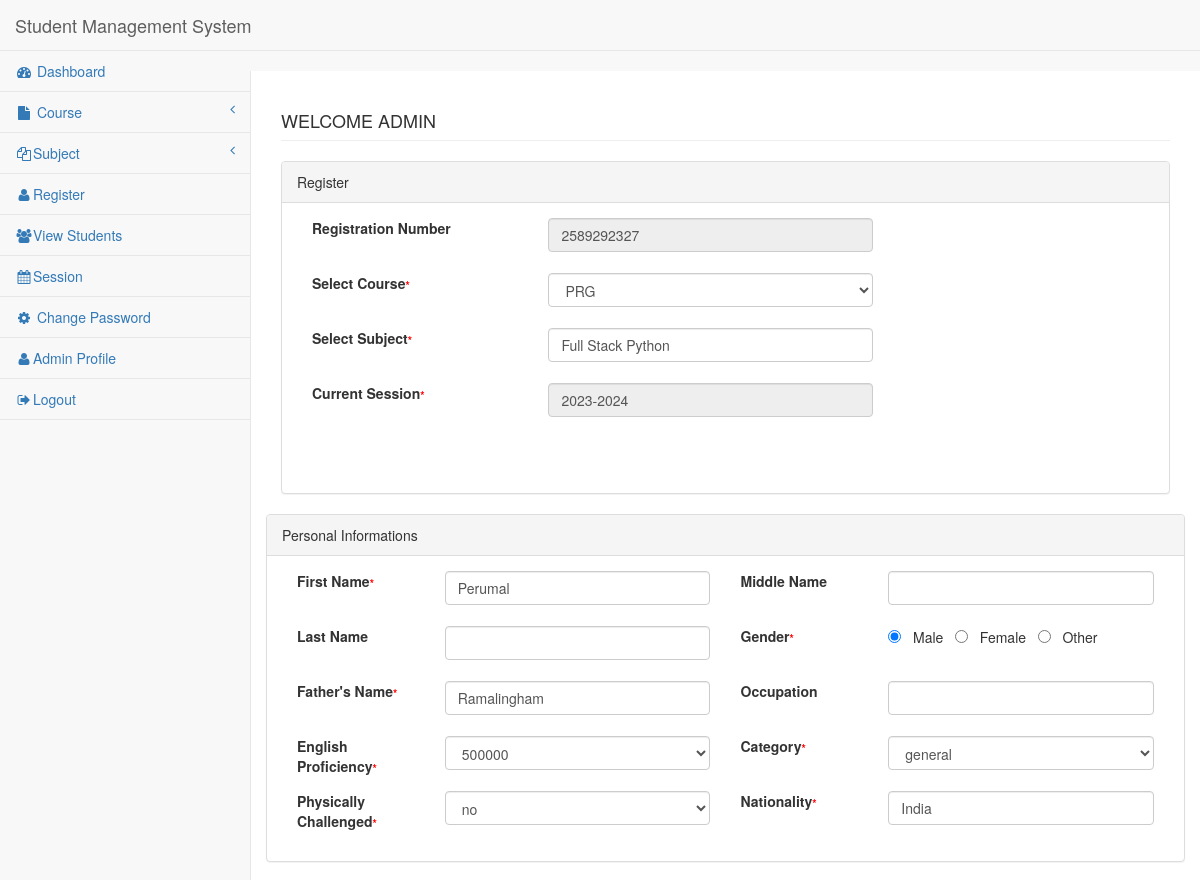
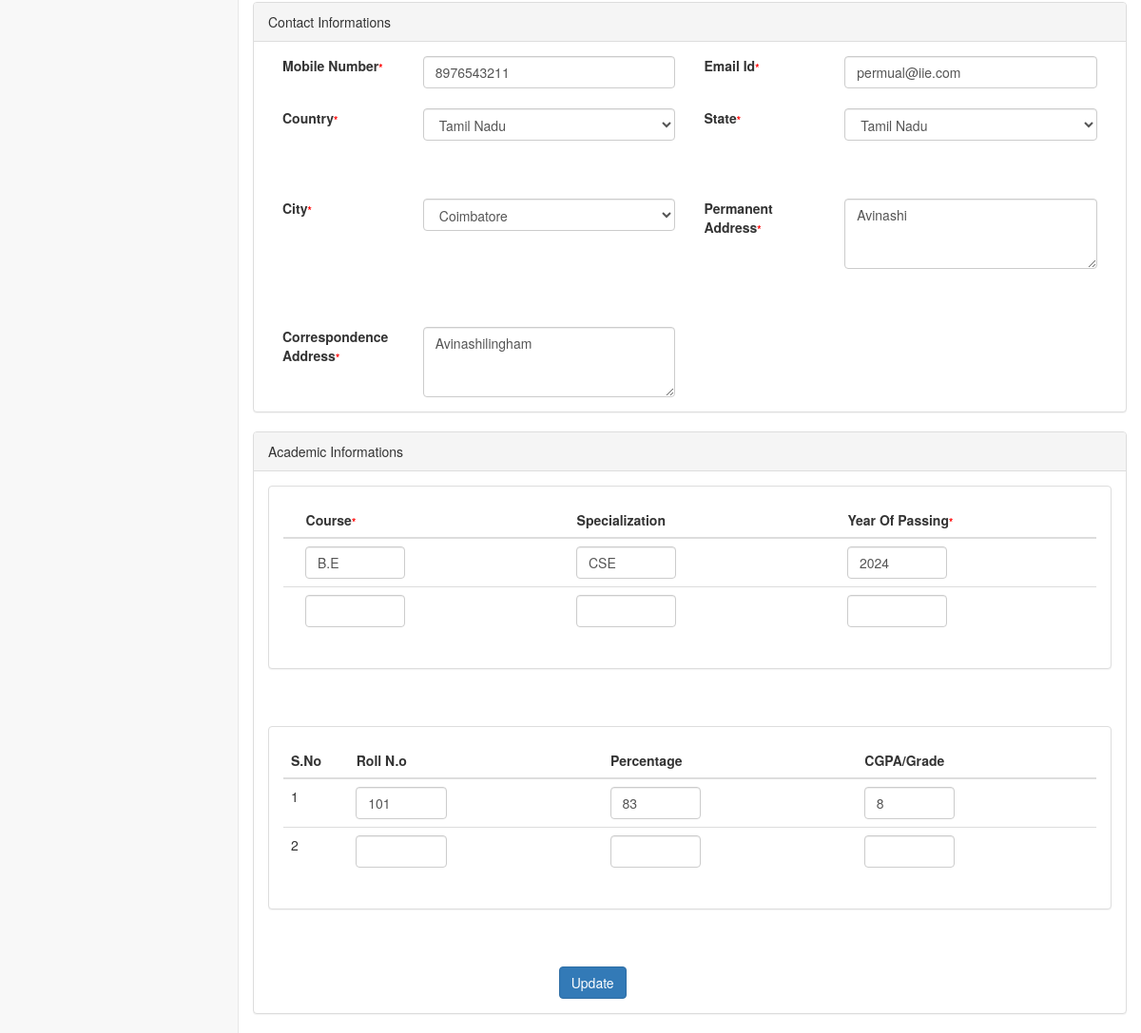
Screenshot of /edit-student.php?id=6 (signed in) with the database file from the repository (2 pictures, top to bottom).
### tables this page shows
CREATE TABLE `registration` (
  `id` int(11) NOT NULL,
  `course` varchar(250) NOT NULL,
  `subject` varchar(250) NOT NULL,
  `fname` varchar(250) NOT NULL,
  `mname` varchar(250) NOT NULL,
  `lname` varchar(250) NOT NULL,
  `gender` varchar(50) NOT NULL,
  `gname` varchar(250) NOT NULL,
  `ocp` varchar(50) NOT NULL,
  `income` varchar(250) NOT NULL,
  `category` varchar(250) NOT NULL,
  `pchal` varchar(250) NOT NULL,
  `nationality` varchar(250) NOT NULL,
  `mobno` varchar(50) NOT NULL,
  `emailid` varchar(250) NOT NULL,
  `country` varchar(50) NOT NULL,
  `state` varchar(50) NOT NULL,
  `dist` varchar(50) NOT NULL,
  `padd` text NOT NULL,
  `cadd` text NOT NULL,
  `board` varchar(50) NOT NULL,
  `roll` varchar(50) NOT NULL,
  `pyear` varchar(50) NOT NULL,
  `sub` varchar(250) NOT NULL,
  `marks` bigint(100) NOT NULL,
  `fmarks` bigint(100) NOT NULL,
  `board1` varchar(250) NOT NULL,
  `roll1` varchar(250) NOT NULL,
  `yop1` varchar(250) NOT NULL,
  `sub1` varchar(250) NOT NULL,
  `session` varchar(250) NOT NULL,
  `marks1` varchar(50) NOT NULL,
  `fmarks1` varchar(50) NOT NULL,
  `regno` varchar(250) NOT NULL,
  `regdate` timestamp NOT NULL DEFAULT current_timestamp()
);

CREATE TABLE `tbl_course` (
  `cid` int(11) NOT NULL,
  `cshort` varchar(250) DEFAULT NULL,
  `cfull` varchar(250) DEFAULT NULL,
  `cdate` varchar(50) DEFAULT NULL,
  `update_date` varchar(200) DEFAULT NULL
);

CREATE TABLE `states` (
  `id` int(11) NOT NULL,
  `name` varchar(30) NOT NULL,
  `country_id` int(11) NOT NULL DEFAULT 1
);

### edit-student.php (the view, shortened to what this page needs)
<?php session_start();
include('includes/dbconnection.php');
if (strlen($_SESSION['aid']==0)) {
  header('location:logout.php');
  } else{
?>
<!DOCTYPE html>
<html lang="en">
<head>
<link href="browser_components/bootstrap/dist/css/bootstrap.min.css"
	rel="stylesheet">
<link href="browser_components/metisMenu/dist/metisMenu.min.css"
	rel="stylesheet">
<link href="dist/css/sb-admin-2.css" rel="stylesheet">
<link href="browser_components/font-awesome/css/font-awesome.min.css"
	rel="stylesheet" type="text/css">
</head>
<body>
<form method="post" >
	<div id="wrapper">
    <?php include('leftbar.php')?>;
		<div id="page-wrapper">
			<div class="row">
				<div class="col-lg-12">
					<h4 class="page-header"> <?php echo strtoupper("welcome"." ".htmlentities($_SESSION['login']));?></h4>
				</div>
			</div>
<?php
$sid=intval($_GET['id']);
$query=mysqli_query($con,"SELECT *,states.name as sname,states.id as sid FROM registration
join tbl_course on tbl_course.cid=registration.course left join countries on countries.id=registration.country
LEFT join states on states.id=registration.state where registration.id='$sid'");
while ($res=mysqli_fetch_array($query)) {
?>
			<div class="row">
			<div class="col-lg-12">
			<div class="panel panel-default">
			<div class="panel-heading">Register</div>
			<div class="panel-body">
			<div class="row">
			<div class="col-lg-10">
		<div class="form-group">
		<div class="col-lg-4">
		<label>Registration Number</label>
		</div>
		<div class="col-lg-6">
 <input class="form-control" name="regno"  id="regno"  value="<?php echo $res['regno'];?>" readonly>
	</div>
	 </div>
<br><br>
			<div class="form-group">
		    <div class="col-lg-4">
			<label>Select Course<span id="" style="font-size:11px;color:red">*</span>	</label>
			</div>
			<div class="col-lg-6">
<select class="form-control" name="course-short" id="cshort"  onchange="showSub(this.value)" required="required" >
<option VALUE="<?php echo $cid=$res['cid']?>"><?php echo $res['cshort'];?></option>
</select>
										</div>
										</div>
								<br><br>
		<div class="form-group">
		<div class="col-lg-4">
		<label>Select Subject<span id="" style="font-size:11px;color:red">*</span></label>
		</div>
		<div class="col-lg-6">
 <input class="form-control" name="c-full"  id="c-full"  value="<?php echo $res['subject'];?>">
	</div>
	 </div>
	 <br><br>
			<div class="form-group">
		<div class="col-lg-4">
		<label>Current  Session<span id="" style="font-size:11px;color:red">*</span></label>
		</div>
		<div class="col-lg-6">
	   <input class="form-control" name="session" value="<?php echo htmlentities($res['session']);?>" readonly>
	 </div>
	 <br><br>
	</div>
	<br><br>
				</div>
					</div>
							</div>
						</div>
					</div>
			<div class="row">
			<div class="col-lg-12">
			<div class="panel panel-default">
			<div class="panel-heading">Personal Informations</div>
			<div class="panel-body">
			<div class="row">
			<div class="col-lg-12">
			<div class="form-group">
		    <div class="col-lg-2">
			<label>First Name<span id="" style="font-size:11px;color:red">*</span>	</label>
			</div>
			<div class="col-lg-4">
			<input class="form-control" name="fname" value="<?php echo htmlentities($res['fname']);?>"required="required">
			</div>
			 <div class="col-lg-2">
			<label>Middle Name</label>
			</div>
			<div class="col-lg-4">
			<input class="form-control" name="mname" value="<?php echo htmlentities($res['mname']);?>">
			</div>
			</div>
			<br><br>
		<div class="form-group">
		    <div class="col-lg-2">
			<label>Last Name</label>
			</div>
			<div class="col-lg-4">
			<input class="form-control" name="lname" value="<?php echo htmlentities($res['lname']);?>">
			</div>
			 <div class="col-lg-2">
			<label>Gender<span id="" style="font-size:11px;color:red">*</span></label>
			</div>
			<div class="col-lg-4">
			<?php
			if (strcasecmp($res['gender'],"Male")==0){?>
		 <input type="radio" name="gender" id="male" value="Male" required="required" checked> &nbsp; Male &nbsp;
		 <?php }else{ ?>
		 <input type="radio" name="gender" id="male" value="Male" required="required"> &nbsp; Male &nbsp;
		 <?php }?>
		 <?php
			if (strcasecmp($res['gender'],"female")==0){?>
		 <input type="radio" name="gender" id="female" value="female" checked> &nbsp; Female &nbsp;
		 <?php } else{?>
		 <input type="radio" name="gender" id="female" value="female"> &nbsp; Female &nbsp;
		 <?php }?>
		 <?php
			if (strcasecmp($res['gender'],"other")==0){?>
		 <input type="radio" name="gender" id="other" value="other" checked> &nbsp; Other &nbsp;
		 <?php } else{?>
		 <input type="radio" name="gender" id="other" value="other"> &nbsp; Other &nbsp;
		 <?php }?>
			</div>
			</div>
	<br><br>
		     <div class="form-group">
			 <div class="col-lg-2">
			<label>Father's Name<span id="" style="font-size:11px;color:red">*</span>	</label>
			</div>
			<div class="col-lg-4">
			<input class="form-control" name="gname" required="required"
			value="<?php echo htmlentities($res['gname']);?>">
			</div>
			 <div class="col-lg-2">
			<label>Occupation</label>
			</div>
			<div class="col-lg-4">
			<input class="form-control" name="ocp" id="ocp" value="<?php echo htmlentities($res['ocp']);?>">
			</div>
			</div>
			<br><br>
		     <div class="form-group">
			 <div class="col-lg-2">
			<label>English Proficiency<span id="" style="font-size:11px;color:red">*</span></label>
			</div>
			<div class="col-lg-4">
			<select class="form-control" name="income"  id="income"required="required" >
        <option value="<?php echo htmlentities($res['income']);?>"><?php echo htmlentities($res['income']);?></option>
       </select>
			</div>
			 <div class="col-lg-2">
			<label>Category<span id="" style="font-size:11px;color:red">*</span></label>
			</div>
			<div class="col-lg-4">
			<select class="form-control" name="category"  id="category" required="required" >
        <option value="<?php echo htmlentities($res['category']);?>"><?php echo htmlentities($res['category']);?></option>
       </select>
			</div>
			</div>
			<br><br>
		     <div class="form-group">
			 <div class="col-lg-2">
			<label>Physically Challenged<span id="" style="font-size:11px;color:red">*</span></label>
			</div>
			<div class="col-lg-4">
			<select class="form-control" name="ph"  id="ph"required="required" >
        <option VALUE="<?php echo htmlentities($res['pchal']);?>"><?php echo htmlentities($res['pchal']);?></option>
       </select>
			</div>
			 <div class="col-lg-2">
			<label>Nationality<span id="" style="font-size:11px;color:red">*</span></label>
			</div>
			<div class="col-lg-4">
			<input class="form-control" name="nation" id="nation" required="required"
			value="<?php echo htmlentities($res['nationality']);?>">
			</div>
			</div>
			<br><br>
			</div>
			<br><br>
		</div>
      	</div>
		</div>
		<div class="row">
			<div class="col-lg-12">
			<div class="panel panel-default">
			<div class="panel-heading">Contact Informations</div>
			<div class="panel-body">
			<div class="row">
			<div class="col-lg-12">
			<div class="form-group">
		    <div class="col-lg-2">
			<label>Mobile Number<span id="" style="font-size:11px;color:red">*</span>	</label>
			</div>
			<div class="col-lg-4">
			<input class="form-control" type="number" name="mobno" required="required" maxlength="10"
			   value="<?php echo htmlentities($res['mobno']);?>">
			</div>
			 <div class="col-lg-2">
			<label>Email Id<span id="" style="font-size:11px;color:red">*</span></label>
			</div>
			<div class="col-lg-4">
			<input class="form-control"  type="email" name="email" required="required"
			value="<?php echo htmlentities($res['emailid']);?>">
			</div>
			</div>
			<br><br>
		<div class="form-group">
		    <div class="col-lg-2">
			<label>Country<span id="" style="font-size:11px;color:red">*</span></label>
			</div>
			<div class="col-lg-4">
			<select class="form-control" name="country" id="country" onchange="showState(this.value)"
			required="required"  value="<?php echo htmlentities($res['country']);?>">
 <option VALUE="<?php echo htmlentities($res['country']);?>"><?php echo htmlentities($res['name'])?></option>
				<?php $ret=mysqli_query($con,"SELECT * FROM countries");
				while($res3=mysqli_fetch_array($ret)){
				?>
   <option VALUE="<?php echo htmlentities($res3['id']);?>"><?php echo htmlentities($res3['name'])?></option>
                    <?php }?>   </select>
			</div>
			 <div class="col-lg-2">
			<label>State<span id="" style="font-size:11px;color:red">*</span></label>
			</div>
			<div class="col-lg-4">
 <select name="state" id="state"  class="form-control" onchange="showDist(this.value)" required="required">
    <option VALUE="<?php echo htmlentities($res['sid']);?>"><?php echo htmlentities($res['sname'])?></option>
        </select>
			</div>
			</div>
	<br><br><br><br>
		     <div class="form-group">
			 <div class="col-lg-2">
			<label>City<span id="" style="font-size:11px;color:red">*</span>	</label>
			</div>
			<div class="col-lg-4">
           <select name="city" id="dist"  class="form-control" onchange="showDist(this.value)" >
     <option VALUE="<?php echo htmlentities($res['dist']);?>"><?php echo htmlentities($res['dist'])?></option>
		</select>
			</div>
			 <div class="col-lg-2">
			<label>Permanent Address<span id="" style="font-size:11px;color:red">*</span></label>
			</div>
			<div class="col-lg-4">
			<textarea class="form-control" rows="3" name="padd"><?php echo htmlentities($res['padd']);?></textarea>
			</div>
			</div>
			<br><br><br><br>
			<br><br>
		     <div class="form-group">
			 <div class="col-lg-2">
			<label>Correspondence Address<span id="" style="font-size:11px;color:red">*</span>
			</label>
			</div>
			<div class="col-lg-4">
      <textarea class="form-control" rows="3" name="cadd"><?php echo htmlentities($res['cadd']);?></textarea>
			</div>
			 <div class="col-lg-2">
			</div>
			<div class="col-lg-4">
			</div>
			</div>
			<br><br>
			</div>
			<br><br>
		</div>
      	</div>
		</div>
        <div class="row">
			<div class="col-lg-12">
			<div class="panel panel-default">
			<div class="panel-heading">Academic Informations</div>
			<div class="panel-body">
			<div class="row">
			<div class="col-lg-12">
			<div class="form-group">
		    <div class="panel panel-default">
                        <div class="panel-body">
                            <div class="table-responsive">
                                <table class="table">
                                    <thead>
                                        <tr>
                                         <div class="col-lg-6">
			<th>&nbsp;&nbsp;&nbsp;&nbsp;Course<span id="" style="font-size:11px;color:red">*</span>	</label></th>
			</div>
            <div class="col-lg-6">
			<th>&nbsp;&nbsp;&nbsp;&nbsp;Specialization</th>
			</div>
              <div class="col-lg-6">
			 <th>&nbsp;&nbsp;&nbsp;&nbsp;Year Of Passing<span id="" style="font-size:11px;color:red">*</span></th>
			</div>
            </tr>
                                    </thead>
                                    <tbody>
                                        <tr>
                  <td><div class="col-lg-6">
				  <input class="form-control" type="text" name="board1" value="<?php echo htmlentities($res['board']);?>">
				  </div></td>
                  <td><div class="col-lg-6">
			<input class="form-control" type="text" name="roll1" value="<?php echo htmlentities($res['roll']);?>">
			</div></td>
            <td><div class="col-lg-6">
			<input class="form-control"  type="text" name="pyear1" value="<?php echo htmlentities($res['pyear']);?>">
			</div></td>
                  </tr>
              <tr>
                  <td><div class="col-lg-6">
				  <input class="form-control" type="text" name="board2" value="<?php echo htmlentities($res['board1']);?>">
				  </div></td>
                  <td><div class="col-lg-6">
			<input class="form-control" type="text" name="roll2" value="<?php echo htmlentities($res['roll1']);?>">
			</div></td>
            <td><div class="col-lg-6">
			<input class="form-control"  type="text" name="pyear2" value="<?php echo htmlentities($res['yop1']);?>">
			</div></td>
                  </tr>
                                    </tbody>
                                </table>
                            </div>
                    </div>
                </div>
			</div>
			<br><br>
		  </div>
			<br><br>
			<br><br>
			<div class="col-lg-12">
			<div class="form-group">
		    <div class="panel panel-default">
                        <div class="panel-body">
                            <div class="table-responsive">
                                <table class="table">
                                    <thead>
                                        <tr>
                                         <div class="col-lg-6">
			<th>S.No</th>
			</div>
            <div class="col-lg-6">
			<th>&nbsp;&nbsp;&nbsp;&nbsp;Roll N.o</th>
			</div>
              <div class="col-lg-6">
			 <th>&nbsp;&nbsp;&nbsp;&nbsp;Percentage</th>
			</div>
             <div class="col-lg-6">
			   <th>&nbsp;&nbsp;&nbsp;&nbsp;CGPA/Grade</th>
			</div>
                                        </tr>
                                    </thead>
                                    <tbody>
                                        <tr>
                  <td>1</td>
                  <td><div class="col-lg-6">
			<input class="form-control"  type="text" name="sub1" value="<?php echo htmlentities($res['sub']);?>">
			</div></td>
                  <td><div class="col-lg-6">
			<input class="form-control"  type="text" name="marks1" value="<?php echo htmlentities($res['marks']);?>">
			</div></td>
			                  <td><div class="col-lg-6">
			<input class="form-control"  type="text" name="fmarks1" value="<?php echo htmlentities($res['fmarks']);?>">
			</div></td>
                  </tr>
	         <tr>
                  <td>2</td>
                  <td><div class="col-lg-6">
			<input class="form-control"  type="text" name="sub2" value="<?php echo htmlentities($res['sub1']);?>">
			</div></td>
                  <td><div class="col-lg-6">
			<input class="form-control"  type="text" name="marks2" value="<?php echo htmlentities($res['marks1']);?>">
			</div></td>
			                  <td><div class="col-lg-6">
			<input class="form-control"  type="text" name="fmarks2" value="<?php echo htmlentities($res['fmarks1']);?>">
			</div></td>
                  </tr>
                                    </tbody>
                                </table>
                            </div>
<?php } ?>
                    </div>
                </div>
			</div>
		  </div>
			<br>
	<div class="form-group">
	<div class="col-lg-4">
	</div>
	<div class="col-lg-6"><br><br>
	<input type="submit" class="btn btn-primary" name="submit" value="Update"></button>
	</div>
	</div>
	</div>
	</div>
				</div>
			</div>
		</div>
	</div>
</form>
</body>
</html>
<?php } ?>

### rows the page displays
registration: regno "2589292327", course-short "PRG", c-full "Full Stack Python", session "2023-2024", fname "Perumal", gname "Ramalingham", income "500000", category "general", ph "no", nation "India", mobno "8976543211", email "permual@iie.com", country "Tamil Nadu", state "Tamil Nadu", city "Coimbatore", padd "Avinashi", cadd "Avinashilingham", board1 "B.E", roll1 "CSE", pyear1 "2024", sub1 "101", marks1 "83", fmarks1 "8"
